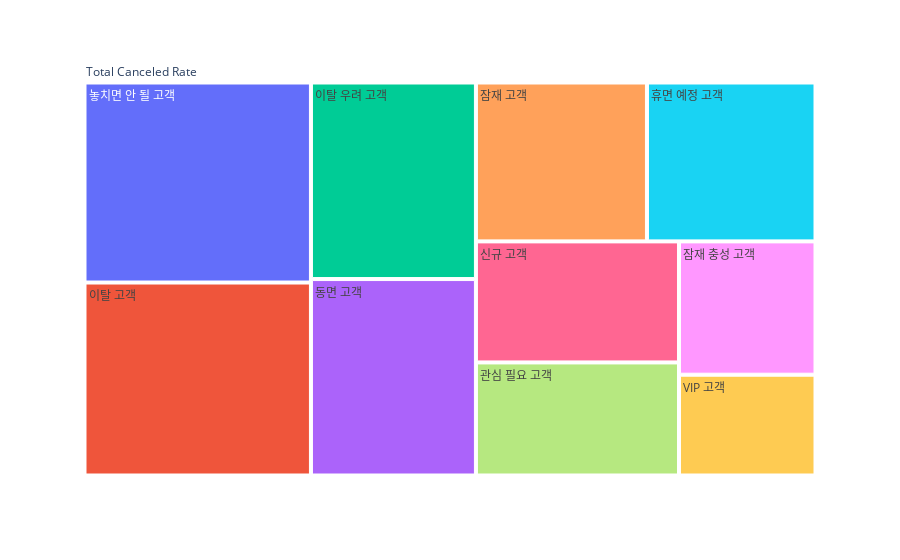

Write notebook code for a chart like this one.
### Code cell
# 고객등급별 결제 후 배송받지 못한 주문건 비율(주문했다가 취소)
df2 = data.groupby('segment')['order_delivered_customer_date'].apply(lambda x: x.isnull().mean()*100).reset_index()
df2.rename(columns = {'order_delivered_customer_date' : 'canceled_rate'}, inplace = True)

fig = px.treemap(df2, path = [px.Constant('Total Canceled Rate'), 'segment'], values='canceled_rate')
fig.show()
#plt.figure(figsize=(15, 10))
#sns.scatterplot(
#     data = df2, 
#     x = "segment", 
#     y = "canceled_rate", 
#     size = "canceled_rate", 
#     hue = "segment",
#     sizes = (20, 2000),
#     alpha=0.5
# )

### Figure 1 — Plotly figure (JSON) as saved in the notebook; plotly's stock layout.template omitted (floating-point values rounded to 4 significant figures)
{"data": [{"branchvalues": "total", "domain": {"x": [0, 1], "y": [0, 1]}, "hovertemplate": "labels=%{label}<br>canceled_rate=%{value}<br>parent=%{parent}<br>id=%{id}<extra></extra>", "ids": ["Total Canceled Rate/VIP 고객", "Total Canceled Rate/관심 필요 고객", "Total Canceled Rate/놓치면 안 될 고객", "Total Canceled Rate/동면 고객", "Total Canceled Rate/신규 고객", "Total Canceled Rate/이탈 고객", "Total Canceled Rate/이탈 우려 고객", "Total Canceled Rate/잠재 고객", "Total Canceled Rate/잠재 충성 고객", "Total Canceled Rate/충성 고객", "Total Canceled Rate/휴면 예정 고객", "Total Canceled Rate"], "labels": ["VIP 고객", "관심 필요 고객", "놓치면 안 될 고객", "동면 고객", "신규 고객", "이탈 고객", "이탈 우려 고객", "잠재 고객", "잠재 충성 고객", "충성 고객", "휴면 예정 고객", "Total Canceled Rate"], "name": "", "parents": ["Total Canceled Rate", "Total Canceled Rate", "Total Canceled Rate", "Total Canceled Rate", "Total Canceled Rate", "Total Canceled Rate", "Total Canceled Rate", "Total Canceled Rate", "Total Canceled Rate", "Total Canceled Rate", "Total Canceled Rate", ""], "type": "treemap", "values": [0.9302, 1.553, 3.063, 2.191, 1.662, 2.955, 2.193, 1.837, 1.231, 0, 1.811, 19.43]}], "layout": {"legend": {"tracegroupgap": 0}, "margin": {"t": 60}}}
